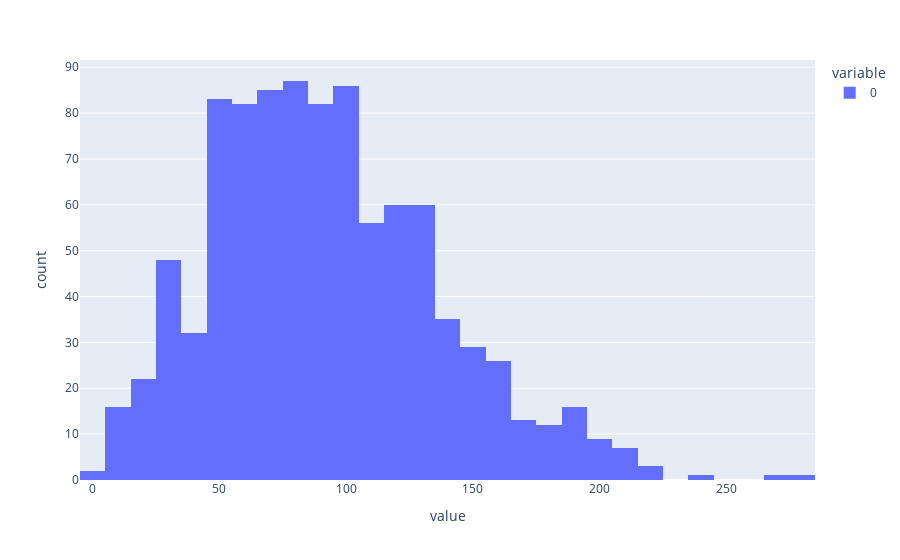

The notebook cell saved with this chart:
### Code cell
px.histogram(provider_reputation_payoffs)

### Figure 1 — Plotly figure (JSON) as saved in the notebook; plotly's stock layout.template omitted (floating-point values rounded to 4 significant figures; data arrays with more than 128 entries replaced by an {"elided": "..."} marker saying what was removed)
{"data": [{"alignmentgroup": "True", "bingroup": "x", "hovertemplate": "variable=0<br>value=%{x}<br>count=%{y}<extra></extra>", "legendgroup": "0", "marker": {"color": "#636efa", "pattern": {"shape": ""}}, "name": "0", "offsetgroup": "0", "orientation": "v", "showlegend": true, "type": "histogram", "x": {"elided": "1000 float values"}, "xaxis": "x", "yaxis": "y"}], "layout": {"barmode": "relative", "legend": {"title": {"text": "variable"}, "tracegroupgap": 0}, "margin": {"t": 60}, "xaxis": {"anchor": "y", "domain": [0, 1], "title": {"text": "value"}}, "yaxis": {"anchor": "x", "domain": [0, 1], "title": {"text": "count"}}}}
